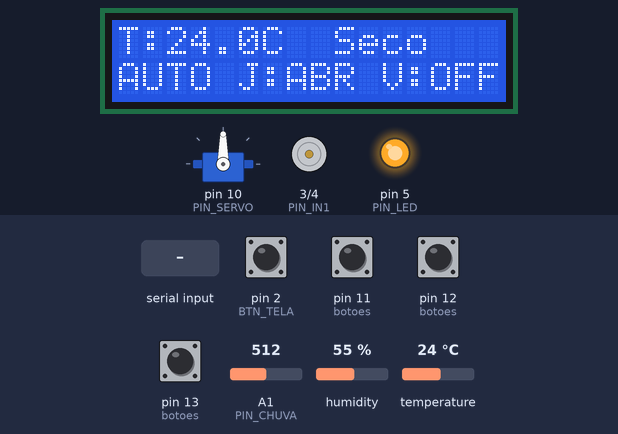
Simulated run of this sketch. Board: Arduino Uno, built with avr-gcc and run on an emulated ATmega328P. Parts: servo, 16×2 character LCD, motor-driver pin pairs drawn as motors (green arrow = first pin HIGH = forward, orange = second pin HIGH = backward, longer = more drive, scaled by the enable pin), output pins drawn as LEDs (lit = HIGH). The inputs (shaded band) are chosen by the test bench; at power-on: pin 2 (BTN_TELA), pin 11 (botoes), pin 12 (botoes), pin 13 (botoes) HIGH, temperature 24 °C, A1 (PIN_CHUVA) = 512, humidity 55 %. What the sketch prints to the serial monitor is not drawn.

Above: at 3.6 s.
3.7 s: temperature set to 12 °C
At 5.0 s:
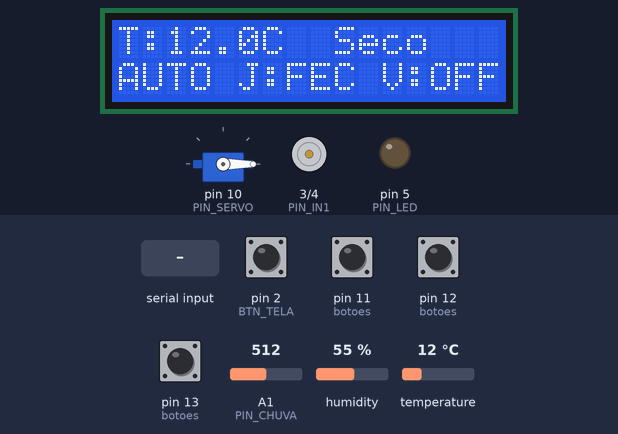
5.6 s: "J\n" received over Serial
At 6.6 s:
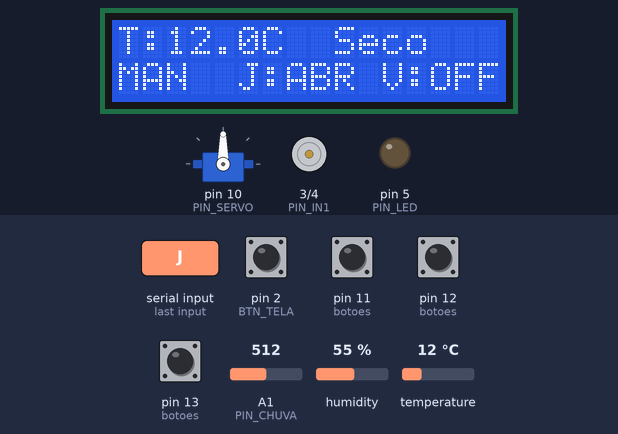
7.2 s: pin 12 (botoes) pulled LOW for 0.15 s
At 7.7 s:
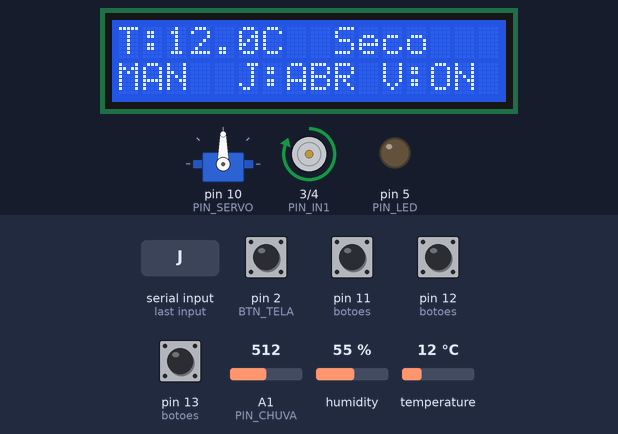
8.8 s: pin 13 (botoes) pulled LOW for 0.15 s
At 10.0 s:
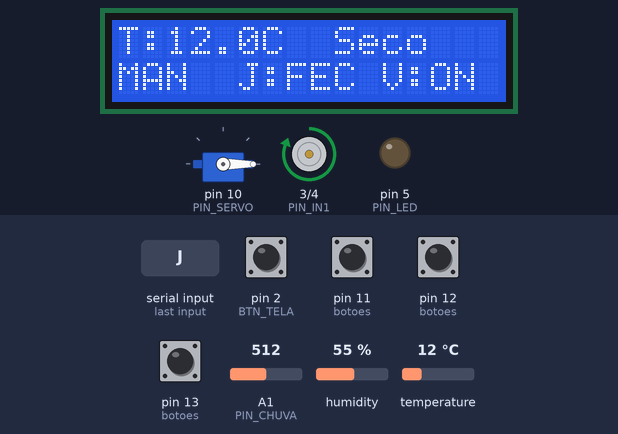
10.4 s: byte 86 ('V') received over Serial
At 11.3 s:
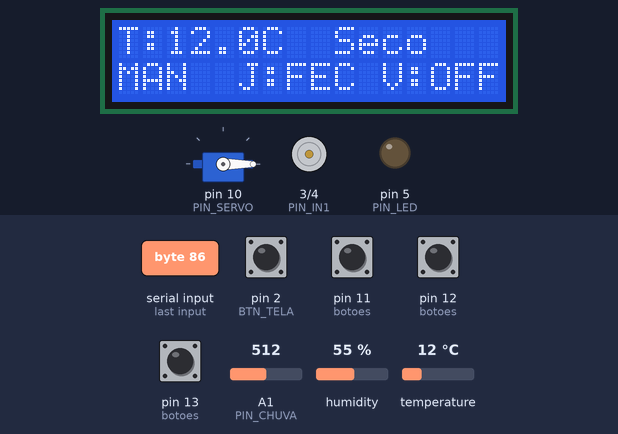
11.9 s: A1 (PIN_CHUVA) set to 488
At 12.5 s:
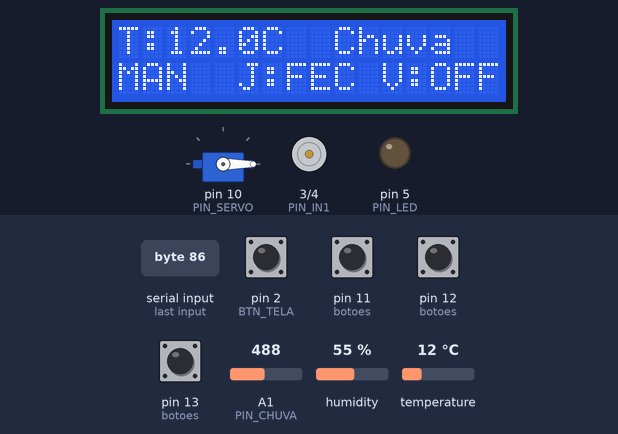
Timing chart, 0 to 14.4 s (numbered marks = the images above; inputs shaded):
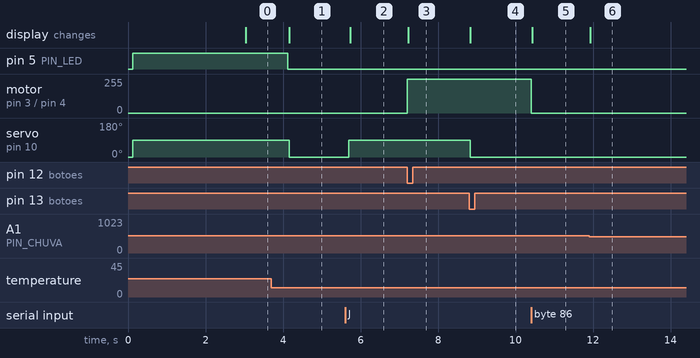

The sketch:

Codigo_placa.ino
```cpp
// ================================================================
//  Quarto Inteligente - Jose Lucas de Lima Moura e Marisol Sales
//  Janela (servo) e ventilador (motor CC via L298N) controlados
//  por temperatura e chuva. Modo automatico e manual + LCD 16x2.
//  Versao para a placa real (Arduino Uno).
// ================================================================
// Bibliotecas: servo da janela, LCD 16x2 com modulo I2C (PCF8574) e sensor DHT
// Instale pelo Gerenciador de Bibliotecas:
//   "LiquidCrystal I2C" (Frank de Brabander)
//   "DHT sensor library" (Adafruit) - aceite instalar junto a "Adafruit Unified Sensor"
#include <Wire.h>
#include <Servo.h>
#include <LiquidCrystal_I2C.h>
#include <DHT.h>

// ---------------- Pinos (iguais ao circuito) ----------------
const int PIN_DHT    = 8;    // DHT (pino de dados)
const int PIN_CHUVA  = A1;   // Potenciometro = sensor de chuva
// LCD I2C: SDA -> A4 | SCL -> A5  (obrigatorio no Arduino Uno)

const int BTN_TELA   = 2;    // Botao troca a tela (interrupcao externa INT0)
const int PIN_IN1    = 3;    // L298N IN1 (PWM: controla a velocidade)
const int PIN_IN2    = 4;    // L298N IN2
const int PIN_LED    = 5;    // LED indicador de temperatura (PWM: controla o brilho)
const int PIN_EN     = 9;    // L298N ENA (se o jumper do ENA estiver no lugar, nao precisa ligar)
const int PIN_SERVO  = 10;   // Servo da janela (SIG)
const int BTN_MODO   = 11;   // Botao troca o modo (AUTO / MANUAL)
const int BTN_VENT   = 12;   // Botao ventilador (modo manual)
const int BTN_JANELA = 13;   // Botao janela (modo manual)

// ---------------- Ajustes ----------------
const float TEMP_QUENTE  = 22.0;  // graus C a partir do qual esta "quente"
const int   LIMIAR_CHUVA = 500;   // leitura do potenciometro abaixo disso = chovendo
const float HISTERESE_TEMP  = 1.0; // so volta a "agradavel" abaixo de TEMP_QUENTE - 1.0
const int   HISTERESE_CHUVA = 30;  // so volta a "seco" acima de LIMIAR_CHUVA + 30
const int   ANG_FECHADA  = 0;     // angulo do servo com a janela fechada
const int   ANG_ABERTA   = 90;    // angulo do servo com a janela aberta
const int   VEL_VENT     = 255;   // velocidade do ventilador (0 a 255). O L298N derruba ~2V,
                                  // entao com 5V no driver o motor precisa do maximo para girar
const int   LEITURA_MAX  = 1023;  // maior valor do analogRead (ADC de 10 bits)
const int   PWM_MAX      = 255;   // maior valor do analogWrite
const float TEMP_LED_MIN = 22.0;  // a partir daqui o LED comeca a acender
const float TEMP_LED_MAX = 24.0;  // a partir daqui o LED fica no brilho maximo

// ---------------- Sensor DHT ----------------
#define DHT_TIPO DHT11               // DHT11 (azul) ou DHT22 (branco)

// ---------------- LCD ----------------
const byte LCD_ENDERECO = 0x27;      // se o LCD nao mostrar nada, tente 0x3F

// ---------------- Tempos (millis no lugar de delay) ----------------
const unsigned long TEMPO_ABERTURA_MS = 3000;  // tela "Quarto Inteligente" no inicio
const unsigned long INTERVALO_MS      = 100;   // de quanto em quanto tempo o sistema atualiza
const unsigned long INTERVALO_SERIAL_MS = 5000;  // de quanto em quanto tempo envia o status
const unsigned long DEBOUNCE_MS         = 200;   // ignora repiques do botao dentro desse tempo
const unsigned long INTERVALO_DHT_MS    = 2000;  // o DHT so faz uma leitura nova a cada ~2 s

// ---------------- Telas do LCD ----------------
const int TELA_RESUMO   = 0;   // temperatura, chuva, modo, janela e ventilador
const int TELA_DETALHES = 1;   // leitura crua da chuva e PWM do ventilador
const int NUM_TELAS     = 2;

Servo janela;
LiquidCrystal_I2C lcd(LCD_ENDERECO, 16, 2);
DHT dht(PIN_DHT, DHT_TIPO);

bool modoAuto     = true;
bool janelaAberta = false;
bool ventLigado   = false;
bool quente       = false;   // guardam o estado anterior para a histerese
bool chovendo     = false;

int  telaAtual = TELA_RESUMO;        // tela mostrada no LCD
bool mostrandoAbertura = true;       // true enquanto a tela de abertura esta no LCD
unsigned long ultimaAtualizacao = 0; // instante (millis) da ultima atualizacao
unsigned long ultimoEnvioSerial = 0; // instante (millis) do ultimo status enviado
unsigned long ultimaLeituraDHT  = 0; // instante (millis) da ultima leitura do DHT
bool  jaLeuDHT   = false;            // false ate a primeira leitura do DHT
float tempAtual  = NAN;              // ultima temperatura lida do DHT
// Flag levantada pela interrupcao do botao da tela (volatile: muda dentro da ISR)
volatile bool botaoTelaApertado = false;


const int botoes[3] = {BTN_MODO, BTN_JANELA, BTN_VENT};
int estadoAnt[3] = {HIGH, HIGH, HIGH};

// ================ LEITURA DAS ENTRADAS ===============
// Retorna true so no instante em que o botao e apertado
bool apertou(int i) {
  int atual = digitalRead(botoes[i]);
  bool borda = (estadoAnt[i] == HIGH && atual == LOW);
  estadoAnt[i] = atual;
  return borda;
}

// Interrupcao do botao da tela (pino 2): roda sozinha quando o botao e apertado.
// Fica curta de proposito: so levanta a flag, quem age e o loop.
void isrBotaoTela() {
  static unsigned long ultimoAperto = 0;
  unsigned long agora = millis();
  if (agora - ultimoAperto > DEBOUNCE_MS) {
    botaoTelaApertado = true;
    ultimoAperto = agora;
  }
}

// Le a temperatura do DHT em graus C. O sensor so aceita uma leitura a cada
// INTERVALO_DHT_MS; no meio-tempo devolve o ultimo valor lido.
// Retorna NAN se a leitura falhar (sensor desligado ou mal conectado).
float lerTemperatura() {
  if (!jaLeuDHT || millis() - ultimaLeituraDHT >= INTERVALO_DHT_MS) {
    ultimaLeituraDHT = millis();
    jaLeuDHT = true;
    tempAtual = dht.readTemperature();
  }
  return tempAtual;
}

// ================ ACIONAMENTOS DE SAIDAS ===============
void controlarVentilador(bool ligar) {
  digitalWrite(PIN_IN2, LOW);
  if (ligar) {
    digitalWrite(PIN_EN, HIGH);
    analogWrite(PIN_IN1, VEL_VENT);
  } else {
    digitalWrite(PIN_EN, LOW);
    analogWrite(PIN_IN1, 0);
  }
}

// LED indicador: quanto mais quente, mais forte o brilho (saida PWM)
void atualizarLedTemperatura(float temp) {
  if (isnan(temp)) temp = TEMP_LED_MIN;    // sensor com problema: LED apagado
  float t = constrain(temp, TEMP_LED_MIN, TEMP_LED_MAX);
  int brilho = (t - TEMP_LED_MIN) * PWM_MAX / (TEMP_LED_MAX - TEMP_LED_MIN);
  analogWrite(PIN_LED, brilho);
}

// ================ DISPLAY LCD ===============
// Tela 1 - resumo: temperatura, chuva, modo e estado dos atuadores
void mostrarTelaResumo(float temp, bool chovendo) {
  // Linha 1: T:30.2C  Chuva
  lcd.setCursor(0, 0);
  lcd.print("T:");
  if (isnan(temp)) {
    lcd.print("ERRO  ");                 // DHT nao respondeu
  } else {
    lcd.print(temp, 1);
    lcd.print("C ");
  }
  lcd.print(chovendo ? " Chuva" : " Seco ");
  lcd.print("  ");

  // Linha 2: AUTO J:ABR V:ON
  lcd.setCursor(0, 1);
  lcd.print(modoAuto ? "AUTO " : "MAN  ");
  lcd.print("J:");
  lcd.print(janelaAberta ? "ABR " : "FEC ");
  lcd.print("V:");
  lcd.print(ventLigado ? "ON " : "OFF");
}

// Tela 2 - detalhes: intensidade da chuva e potencia do ventilador, em %
void mostrarTelaDetalhes(int chuvaV) {
  // Leitura menor = mais molhado, por isso o map e invertido (0 -> 100%)
  int chuvaPct = map(chuvaV, 0, LEITURA_MAX, 100, 0);
  int ventPct  = map(ventLigado ? VEL_VENT : 0, 0, PWM_MAX, 0, 100);

  // Linha 1: Chuva: 52%
  lcd.setCursor(0, 0);
  lcd.print("Chuva: ");
  lcd.print(chuvaPct);
  lcd.print("%    ");                 // apaga sobras quando o numero diminui

  // Linha 2: Vent: 78%
  lcd.setCursor(0, 1);
  lcd.print("Vent: ");
  lcd.print(ventPct);
  lcd.print("%    ");
}

// Escolhe qual tela mostrar no LCD
void atualizarDisplay(float temp, int chuvaV, bool chovendo) {
  // Tela de abertura: fica no LCD ate dar TEMPO_ABERTURA_MS, sem travar o sistema
  if (mostrandoAbertura) {
    if (millis() < TEMPO_ABERTURA_MS) return;
    lcd.clear();
    mostrandoAbertura = false;
  }

  if (telaAtual == TELA_RESUMO) {
    mostrarTelaResumo(temp, chovendo);
  } else {
    mostrarTelaDetalhes(chuvaV);
  }
}

// ================ COMUNICAÇÃO SERIAL ===============
// Le os comandos que chegam pela Serial (uma letra por comando)
// J e V passam para o modo manual; senao o automatico desfaria o comando
void lerComandosSerial() {
  while (Serial.available() > 0) {
    char comando = Serial.read();

    switch (comando) {
      case 'A': case 'a':
        modoAuto = true;
        Serial.println("> Modo AUTOMATICO");
        break;
      case 'M': case 'm':
        modoAuto = false;
        Serial.println("> Modo MANUAL");
        break;
      case 'J': case 'j':
        modoAuto = false;
        janelaAberta = !janelaAberta;
        Serial.println(janelaAberta ? "> Janela ABERTA" : "> Janela FECHADA");
        break;
      case 'V': case 'v':
        modoAuto = false;
        ventLigado = !ventLigado;
        Serial.println(ventLigado ? "> Ventilador LIGADO" : "> Ventilador DESLIGADO");
        break;
      case '\n': case '\r':           // fim de linha do monitor serial: ignora
        break;
      default:
        Serial.println("> Comando invalido. Use A, M, J ou V");
        break;
    }
  }
}

// Envia pela Serial as leituras e o estado do sistema
void enviarStatus(float temp, int chuvaV) {
  Serial.print("T=");        Serial.print(temp);
  Serial.print(" Chuva=");   Serial.print(chuvaV);
  Serial.print(" Modo=");    Serial.print(modoAuto ? "AUTO" : "MANUAL");
  Serial.print(" Janela=");  Serial.print(janelaAberta ? "ABERTA" : "FECHADA");
  Serial.print(" Vent=");    Serial.println(ventLigado ? "ON" : "OFF");
}

void setup() {
  for (int i = 0; i < 3; i++) pinMode(botoes[i], INPUT_PULLUP);
  pinMode(PIN_EN, OUTPUT);
  pinMode(PIN_IN1, OUTPUT);
  pinMode(PIN_IN2, OUTPUT);
  pinMode(PIN_LED, OUTPUT);
  controlarVentilador(false);

  pinMode(BTN_TELA, INPUT_PULLUP);
  attachInterrupt(digitalPinToInterrupt(BTN_TELA), isrBotaoTela, FALLING);

  dht.begin();

  janela.attach(PIN_SERVO);
  janela.write(ANG_FECHADA);

  lcd.init();
  lcd.backlight();
  lcd.print("Quarto");
  lcd.setCursor(0, 1);
  lcd.print("Inteligente");

  Serial.begin(9600);

  Serial.println("Comandos: A=auto  M=manual  J=janela  V=ventilador");
}

void loop() {

  // So atualiza a cada INTERVALO_MS; no resto do tempo o loop segue livre
  unsigned long agora = millis();
  if (agora - ultimaAtualizacao < INTERVALO_MS) return;
  ultimaAtualizacao = agora;

  // -------- Leituras --------
  float temp   = lerTemperatura();
  int   chuvaV = analogRead(PIN_CHUVA);

  // Histerese: so muda de estado quando passa do limite com folga,
  // senao o ruido da leitura faz a janela abrir e fechar sem parar
  if (isnan(temp))                              quente = false;
  else if (temp >= TEMP_QUENTE)                 quente = true;
  else if (temp < TEMP_QUENTE - HISTERESE_TEMP) quente = false;

  if (chuvaV < LIMIAR_CHUVA)                        chovendo = true;
  else if (chuvaV > LIMIAR_CHUVA + HISTERESE_CHUVA) chovendo = false;

  // -------- Botoes --------
  if (apertou(0)) modoAuto = !modoAuto;
  bool btnJanela = apertou(1);
  bool btnVent   = apertou(2);

  // Botao da tela: a interrupcao avisou que foi apertado -> proxima tela
  if (botaoTelaApertado) {
    botaoTelaApertado = false;
    telaAtual = (telaAtual + 1) % NUM_TELAS;
    lcd.clear();                       // limpa o texto da tela anterior
  }

  // -------- Comandos da Serial --------
  lerComandosSerial();

  // -------- Logica --------
  if (modoAuto) {
    if (quente && !chovendo) {         // quente e sem chuva: abre a janela
      janelaAberta = true;
      ventLigado   = false;
    } else if (quente && chovendo) {   // quente e chovendo: fecha e liga o ventilador
      janelaAberta = false;
      ventLigado   = true;
    } else {                           // temperatura agradavel: tudo desligado
      janelaAberta = false;
      ventLigado   = false;
    }
  } else {                             // modo manual: os botoes mandam
    if (btnJanela) janelaAberta = !janelaAberta;
    if (btnVent)   ventLigado   = !ventLigado;
  }

  janela.write(janelaAberta ? ANG_ABERTA : ANG_FECHADA);
  controlarVentilador(ventLigado);
  atualizarLedTemperatura(temp);

  // -------- Display --------
  atualizarDisplay(temp, chuvaV, chovendo);

  // -------- Serial (status a cada INTERVALO_SERIAL_MS) --------
  if (agora - ultimoEnvioSerial >= INTERVALO_SERIAL_MS) {
    ultimoEnvioSerial = agora;
    enviarStatus(temp, chuvaV);
  }
}
```

Measured:
- the behaviour switches between 500 and 499 on A1 (PIN_CHUVA) (found by bisection; images 5 and 6)
- after the input at 3.7 s, pin 5 (PIN_LED): HIGH → LOW after 0.42 s; servo on pin 10 (PIN_SERVO): 90° → 0° after 0.46 s; the display: changes after 0.46 s (image 1)
- after the input at 5.6 s, servo on pin 10 (PIN_SERVO): 0° → 90° after 0.10 s; the display: changes after 0.13 s (image 2)
- after the input at 7.2 s, motor on pin 3 (PIN_IN1) / pin 4 (PIN_IN2): stopped → forward 255/255 at once; the display: changes at once (image 3)
- after the input at 8.8 s, servo on pin 10 (PIN_SERVO): 90° → 0° at once; the display: changes at once (image 4)
- after the input at 10.4 s, motor on pin 3 (PIN_IN1) / pin 4 (PIN_IN2): forward 255/255 → stopped at once; the display: changes at once (image 5)
- after the input at 11.9 s, the display: changes at once (image 6)
